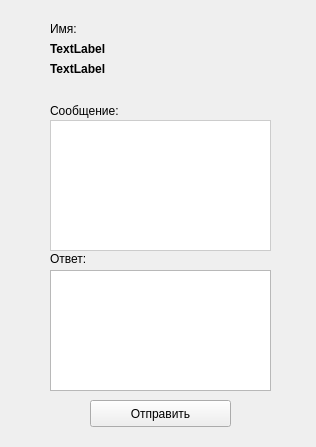
<?xml version="1.0" encoding="UTF-8"?>
<ui version="4.0">
 <class>chatdispform</class>
 <widget class="QWidget" name="chatdispform">
  <property name="geometry">
   <rect>
    <x>0</x>
    <y>0</y>
    <width>316</width>
    <height>447</height>
   </rect>
  </property>
  <property name="windowTitle">
   <string>Form</string>
  </property>
  <widget class="QTextEdit" name="answerTextbox">
   <property name="geometry">
    <rect>
     <x>50</x>
     <y>270</y>
     <width>221</width>
     <height>121</height>
    </rect>
   </property>
  </widget>
  <widget class="QPushButton" name="sendButton">
   <property name="geometry">
    <rect>
     <x>90</x>
     <y>400</y>
     <width>141</width>
     <height>27</height>
    </rect>
   </property>
   <property name="text">
    <string>Отправить</string>
   </property>
  </widget>
  <widget class="QLabel" name="label_2">
   <property name="geometry">
    <rect>
     <x>50</x>
     <y>100</y>
     <width>101</width>
     <height>21</height>
    </rect>
   </property>
   <property name="text">
    <string>Сообщение:</string>
   </property>
  </widget>
  <widget class="QLabel" name="label_3">
   <property name="geometry">
    <rect>
     <x>50</x>
     <y>250</y>
     <width>66</width>
     <height>17</height>
    </rect>
   </property>
   <property name="text">
    <string>Ответ:</string>
   </property>
  </widget>
  <widget class="QLabel" name="label_4">
   <property name="geometry">
    <rect>
     <x>50</x>
     <y>20</y>
     <width>41</width>
     <height>17</height>
    </rect>
   </property>
   <property name="text">
    <string>Имя:</string>
   </property>
  </widget>
  <widget class="QLabel" name="nameLabel">
   <property name="geometry">
    <rect>
     <x>50</x>
     <y>40</y>
     <width>141</width>
     <height>17</height>
    </rect>
   </property>
   <property name="font">
    <font>
     <weight>75</weight>
     <bold>true</bold>
    </font>
   </property>
   <property name="text">
    <string>TextLabel</string>
   </property>
  </widget>
  <widget class="QLabel" name="sernameLabel">
   <property name="geometry">
    <rect>
     <x>50</x>
     <y>60</y>
     <width>161</width>
     <height>17</height>
    </rect>
   </property>
   <property name="font">
    <font>
     <weight>75</weight>
     <bold>true</bold>
    </font>
   </property>
   <property name="text">
    <string>TextLabel</string>
   </property>
  </widget>
  <widget class="QLabel" name="messageLabel">
   <property name="geometry">
    <rect>
     <x>50</x>
     <y>120</y>
     <width>221</width>
     <height>131</height>
    </rect>
   </property>
   <property name="styleSheet">
    <string notr="true">background: #fff;
border: 1px solid #ccc;</string>
   </property>
   <property name="text">
    <string/>
   </property>
   <property name="alignment">
    <set>Qt::AlignLeading|Qt::AlignLeft|Qt::AlignTop</set>
   </property>
   <property name="wordWrap">
    <bool>true</bool>
   </property>
  </widget>
 </widget>
 <resources/>
 <connections/>
</ui>
